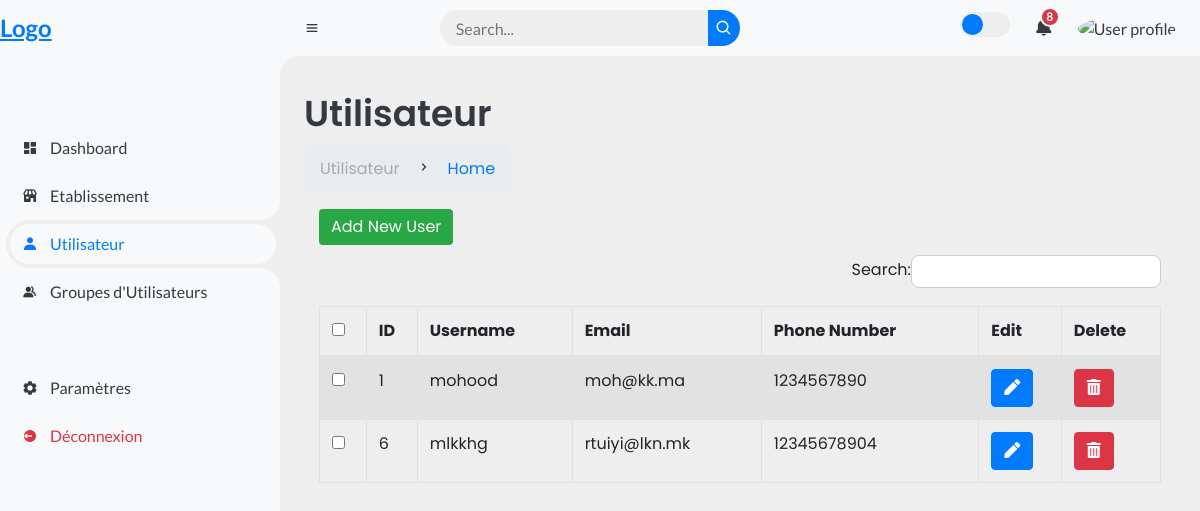
The app's page /dashboard/utilisateur/, older data.
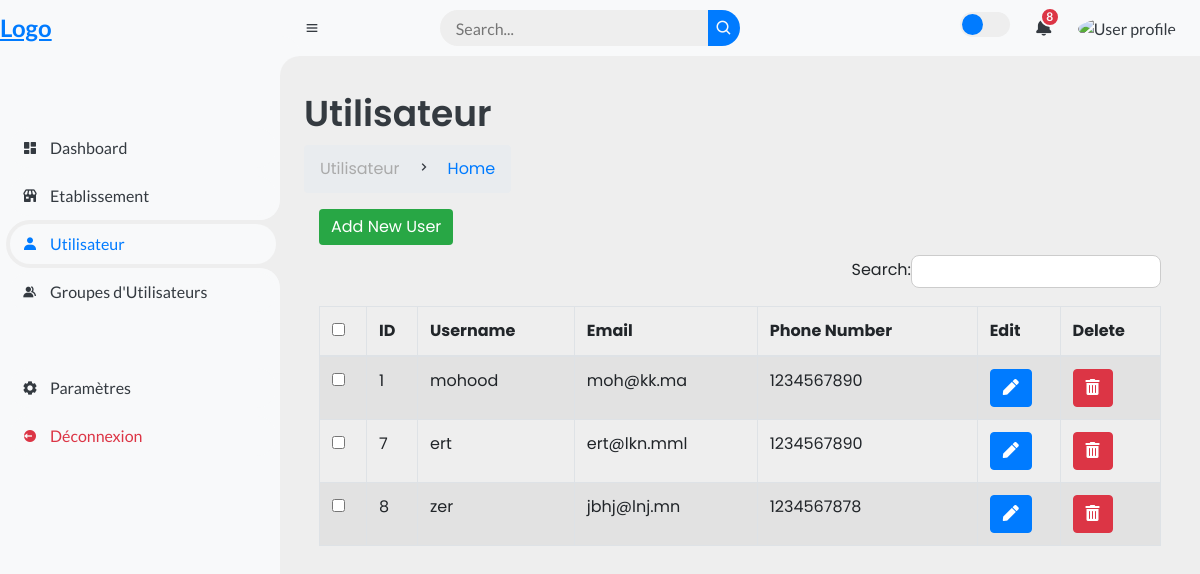
The same page, newer data.
### dashboard/models.py (models this page shows)
class NormalUser(models.Model):
    username = models.CharField(max_length=150, unique=True)
    email = models.EmailField(unique=True)
    first_name = models.CharField(max_length=30, blank=True)
    last_name = models.CharField(max_length=30, blank=True)
    phone_number = models.CharField(verbose_name="Numéro de téléphone", max_length=20, default="1234567890")
    date_joined = models.DateTimeField(auto_now_add=True)
    is_active = models.BooleanField(default=True)
    def __str__(self):
        return self.username

### dashboard/views.py (the view)
# urls.py: path('utilisateur/', views.utilisateur_view, name='utilisateur'),
def utilisateur_view(request):
    users = NormalUser.objects.all()
    context = {
        'current_section': 'utilisateur',
        'users': users,  # Pass the actual 'users' queryset here
    }
    print(users)
    return render(request, 'utilisateur.html', context)

### dashboard/templates/utilisateur.html (shortened to what this page needs)
{% extends 'base.html' %}
{% block content %}
<div class="head-title">
    <div class="left">
        <h1>Utilisateur</h1>
        <ul class="breadcrumb">
            <li>
                <a href="#">Utilisateur</a>
            </li>
            <li><i class='bx bx-chevron-right'></i></li>
            <li>
                <a class="active" href="#">Home</a>
            </li>
        </ul>
    </div>
</div>
<link rel="stylesheet" href="https://cdnjs.cloudflare.com/ajax/libs/font-awesome/5.15.4/css/all.min.css">
<div class="col-md-12">
    <span><a href="{% url 'dashboard:add_user' %}" class="btn btn-custom-green">Add New User</a></span>
    <div class="table-responsive">
        <table id="users_table" class="table table-striped table-bordered" width="100%">
            <thead>
                <tr>
                    <th><input type="checkbox" id="checkall" /></th>
                    <th>ID</th>
                    <th>Username</th>
                    <th>Email</th>
                    <th>Phone Number</th>
                    <th>Edit</th>
                    <th>Delete</th>
                </tr>
            </thead>
            <tbody>
                {% for user in users %}
                    <tr>
                        <td><input type="checkbox" class="checkthis" /></td>
                        <td>{{ user.id }}</td>
                        <td>{{ user.username }}</td>
                        <td>{{ user.email }}</td>
                        <td>{{ user.phone_number }}</td>
                        <td><a href="{% url 'dashboard:edit_user' user.id %}" class="btn btn-primary"><i class="fas fa-pen"></i></a></td>
                        <td>
                            <button class="btn btn-danger delete-btn" data-id="{{ user.id }}"><i class="fas fa-trash-alt"></i></button>
                        </td>
                    </tr>
                {% endfor %}
            </tbody>
        </table>
    </div>
</div>
<link href="https://stackpath.bootstrapcdn.com/bootstrap/4.5.2/css/bootstrap.min.css" rel="stylesheet">
{% endblock %}

### dashboard/templates/base.html (shortened to what this page needs)
{% load static %}
<!DOCTYPE html>
<html lang="en">
    <head>
        <link href='https://unpkg.com/boxicons@2.0.9/css/boxicons.min.css' rel='stylesheet'>
        <link rel="stylesheet" href="https://cdn.lineicons.com/3.0/lineicons.css">
        <link rel="stylesheet" href="{% static 'css/style.css' %}">
        <link rel="stylesheet" href="https://cdnjs.cloudflare.com/ajax/libs/font-awesome/5.15.4/css/all.min.css">
    </head>
<body>
<section id="sidebar">
    <a href="#" class="brand">
        <span class="text">Logo</span>
    </a>
    <ul class="side-menu top">
        <li class="{% if current_section == 'dashboard' %}active{% endif %}">
            <a href="{% url 'dashboard:home' %}">
                <i class='bx bxs-dashboard'></i>
                <span class="text">Dashboard</span>
            </a>
        </li>
        <li class="{% if current_section == 'etablissement' %}active{% endif %}">
            <a href="{% url 'dashboard:etablissement' %}">
                <i class='bx bxs-store'></i>
                <span class="text">Etablissement</span>
            </a>
        </li>
        <li class="{% if current_section == 'utilisateur' %}active{% endif %}">
            <a href="{% url 'dashboard:utilisateur' %}">
                <i class='bx bxs-user'></i>
                <span class="text">Utilisateur</span>
            </a>
        </li>
        <li class="{% if current_section == 'groupes' %}active{% endif %}">
            <a href="{% url 'dashboard:groupes' %}">
                <i class='bx bxs-group'></i>
                <span class="text">Groupes d'Utilisateurs</span>
            </a>
        </li>
    </ul>
    <ul class="side-menu">
        <li>
            <a href="#">
                <i class='bx bxs-cog'></i>
                <span class="text">Paramètres</span>
            </a>
        </li>
        <li>
            <a href="#" class="logout">
                <i class='bx bxs-log-out-circle'></i>
                <span class="text">Déconnexion</span>
            </a>
        </li>
    </ul>
</section>
<section id="content">
    <nav>
        <i class='bx bx-menu'></i>
        <form action="#">
            <div class="form-input">
                <input type="search" id="search-input" placeholder="Search..." autocomplete="off">
                <button type="submit" class="search-btn"><i class='bx bx-search'></i></button>
            </div>
        </form>
        <label for="switch-mode" class="switch-mode"></label>
        <a href="#" class="notification">
            <i class='bx bxs-bell'></i>
            <span class="num">8</span>
        </a>
        <a href="#" class="profile">
            <img src="{% static 'img/people.png' %}" alt="User profile">
        </a>
    </nav>
    <main>
        {% block content %}
        {% endblock %}
    </main>
</section>
</body>
</html>

### dashboard/templates/utilisateur.html (style rules this page uses)
.table-responsive { max-height: 500px; overflow-x: auto; overflow-y: hidden; }
.table-responsive { margin-bottom: 20px; }
.btn-custom-green { background-color: #28a745; color: white; border: none; }

### dashboard/templates/base.html (style rules this page uses)
.form-input { position: relative; width: 300px; }

Row changes from the older to the newer data that the page shows:
removed NormalUser: id "6", username "mlkkhg", email "rtuiyi@lkn.mk", phone_number "12345678904"
added NormalUser: id "7", username "ert", email "ert@lkn.mml", phone_number "1234567890"
added NormalUser: id "8", username "zer", email "jbhj@lnj.mn", phone_number "1234567878"
